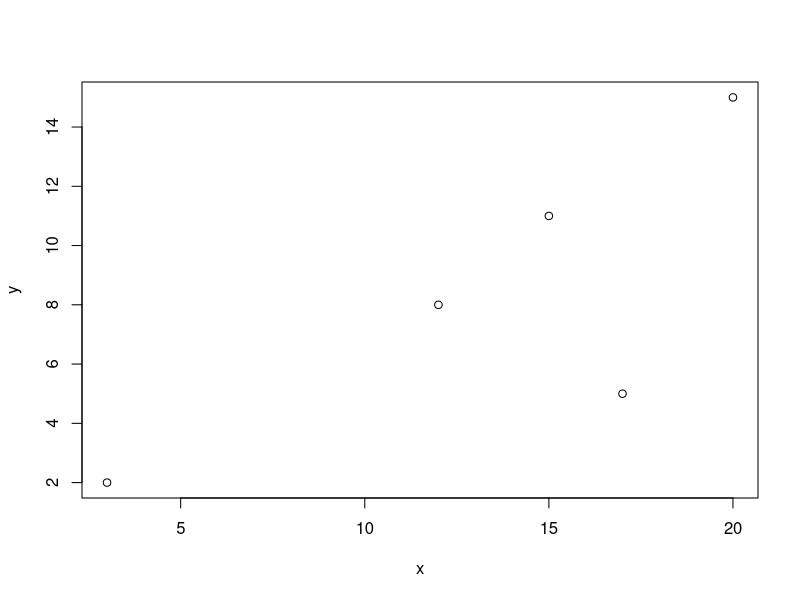
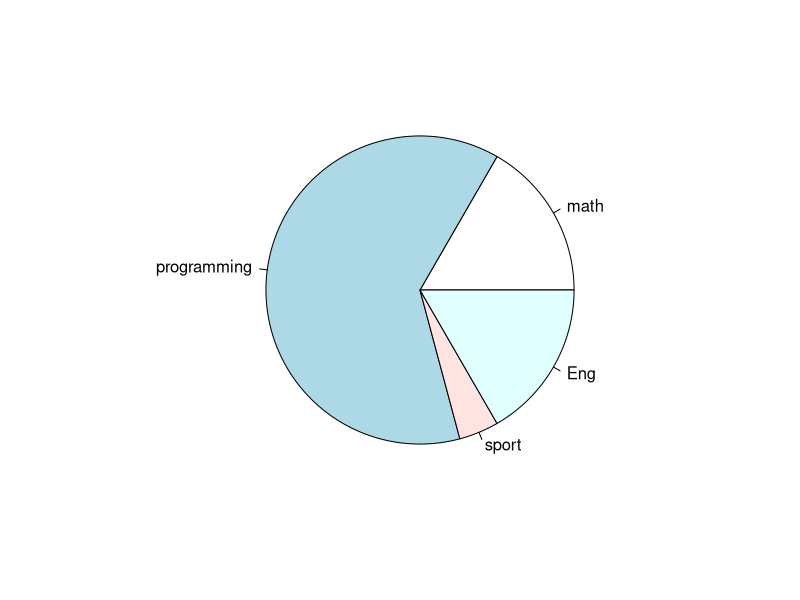
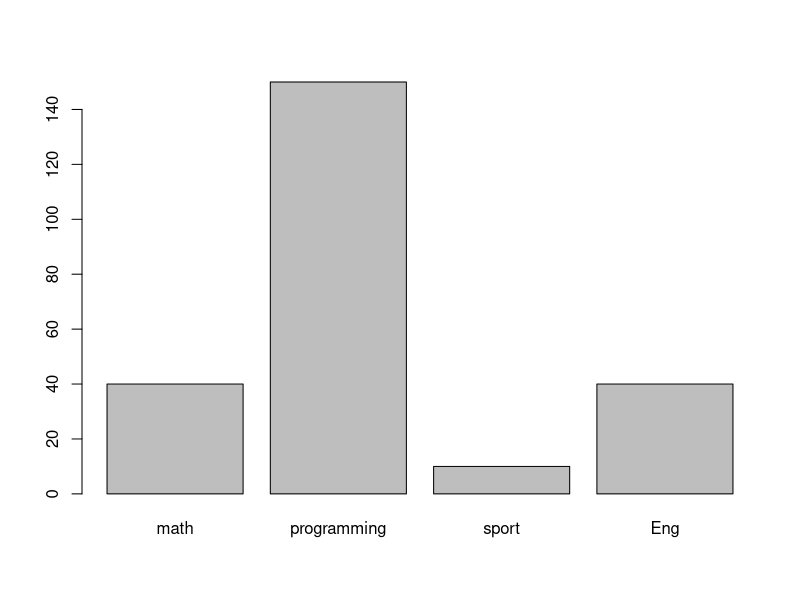

R code for these plots, in order:
## ---- chunk 1
35 + 777
13 * 47
675 * 15
849 *629
## ---- chunk 2
11111111 * 11111111  
# 11111111 * 1111111?
## ---- chunk 3
x<-c(3,17,12,15,20)
y<-c(2,5,8,11,15)
sq<-x*y
## ---- chunk 4
plot(x,y)
## ---- chunk 5
learn <-c("math"= 40,"programming" = 150, "sport" = 10, "Eng" = 40)
pie(learn)
## ---- chunk 6
barplot(learn)
## ---- chunk 7
drinks <-rnorm(10000, mean = 450, sd = 4)
summary(drinks>455)
